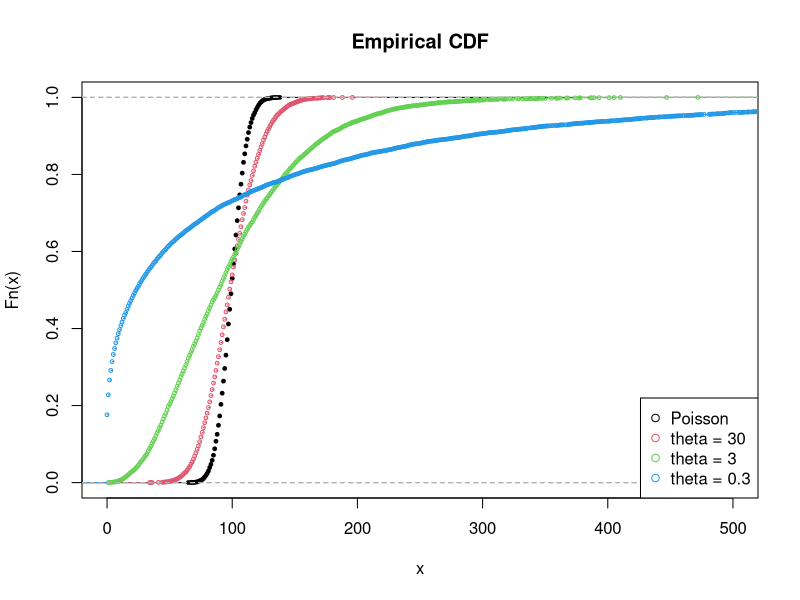

Here is the R script that generated this plot:
# Ben’s quick code to think about what 
# different values in theta mean:
  
# Simulate
  
mu <- 100
  
  
  
x30 <- rnbinom(n = 10000, mu = mu, size = 30)
  
x3 <- rnbinom(n = 10000, mu = mu, size = 3)
  
x.3 <- rnbinom(n = 10000, mu = mu, size = 0.3)
  
y <- rpois(n = 10000, lambda = mu)
  
filename <- "figures/ecdfs.pdf"

pdf(filename, width = 6, height = 6)  
  
# Plot CDFs
  
plot(ecdf(y), xlim = c(0, 500), main = "Empirical CDF", cex = 0.5)
  
plot(ecdf(x30), col = 2, pch = 21, cex = 0.5, add = T)
  
plot(ecdf(x3), col = 3, pch = 21, cex = 0.5, add = T)
  
plot(ecdf(x.3), col = 4, pch = 21, cex = 0.5, add = T)
  
legend('bottomright',
         
       pch = rep(21, 4),
         
       col = 1:4,
         
       legend = c("Poisson",
                    
                  "theta = 30",
                    
                  "theta = 3",
                    
                  "theta = 0.3"))

dev.off()